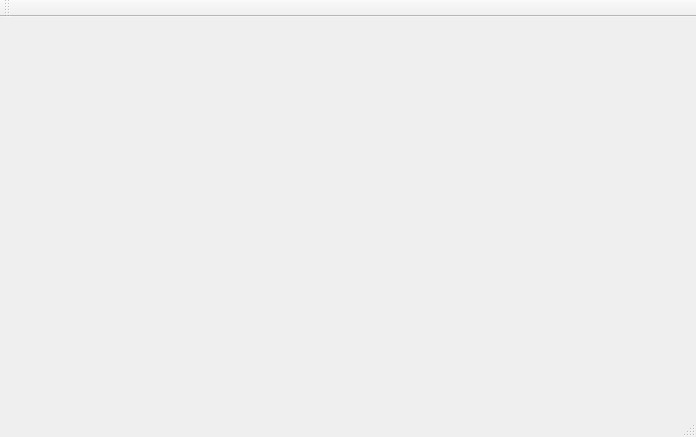
<?xml version="1.0" encoding="UTF-8"?>
<ui version="4.0">
 <class>SupervisorioMainScreen</class>
 <widget class="QMainWindow" name="SupervisorioMainScreen">
  <property name="geometry">
   <rect>
    <x>0</x>
    <y>0</y>
    <width>696</width>
    <height>437</height>
   </rect>
  </property>
  <property name="windowTitle">
   <string>SupervisorioMainScreen</string>
  </property>
  <widget class="QWidget" name="centralWidget"/>
  <widget class="QMenuBar" name="menuBar">
   <property name="geometry">
    <rect>
     <x>0</x>
     <y>0</y>
     <width>696</width>
     <height>22</height>
    </rect>
   </property>
  </widget>
  <widget class="QToolBar" name="mainToolBar">
   <attribute name="toolBarArea">
    <enum>TopToolBarArea</enum>
   </attribute>
   <attribute name="toolBarBreak">
    <bool>false</bool>
   </attribute>
  </widget>
  <widget class="QStatusBar" name="statusBar"/>
 </widget>
 <layoutdefault spacing="6" margin="11"/>
 <resources/>
 <connections/>
</ui>
